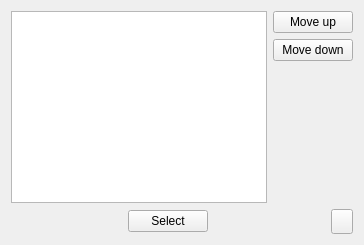
       <widget class="QWidget" name="page_monster">
        <property name="styleSheet">
         <string notr="true">#page_monster{background-image: url(:/images/interface/player/background.jpg);}</string>
        </property>
        <layout class="QVBoxLayout" name="verticalLayout_33">
         <item>
          <layout class="QHBoxLayout" name="horizontalLayout_52">
           <item>
            <widget class="QListWidget" name="monsterList">
             <property name="iconSize">
              <size>
               <width>80</width>
               <height>80</height>
              </size>
             </property>
             <property name="movement">
              <enum>QListView::Movement::Static</enum>
             </property>
             <property name="uniformItemSizes">
              <bool>true</bool>
             </property>
            </widget>
           </item>
           <item>
            <layout class="QVBoxLayout" name="verticalLayout_15">
             <item>
              <widget class="QPushButton" name="monsterListMoveUp">
               <property name="text">
                <string>Move up</string>
               </property>
              </widget>
             </item>
             <item>
              <widget class="QPushButton" name="monsterListMoveDown">
               <property name="text">
                <string>Move down</string>
               </property>
              </widget>
             </item>
             <item>
              <spacer name="verticalSpacer_32">
               <property name="orientation">
                <enum>Qt::Orientation::Vertical</enum>
               </property>
               <property name="sizeHint" stdset="0">
                <size>
                 <width>20</width>
                 <height>40</height>
                </size>
               </property>
              </spacer>
             </item>
            </layout>
           </item>
          </layout>
         </item>
         <item>
          <layout class="QHBoxLayout" name="horizontalLayout_21">
           <item>
            <spacer name="horizontalSpacer_22">
             <property name="orientation">
              <enum>Qt::Orientation::Horizontal</enum>
             </property>
             <property name="sizeHint" stdset="0">
              <size>
               <width>40</width>
               <height>20</height>
              </size>
             </property>
            </spacer>
           </item>
           <item>
            <widget class="QPushButton" name="selectMonster">
             <property name="text">
              <string>Select</string>
             </property>
            </widget>
           </item>
           <item>
            <spacer name="horizontalSpacer_31">
             <property name="orientation">
              <enum>Qt::Orientation::Horizontal</enum>
             </property>
             <property name="sizeHint" stdset="0">
              <size>
               <width>40</width>
               <height>20</height>
              </size>
             </property>
            </spacer>
           </item>
           <item>
            <widget class="QToolButton" name="toolButton_monster_list_quit">
             <property name="minimumSize">
              <size>
               <width>22</width>
               <height>25</height>
              </size>
             </property>
             <property name="maximumSize">
              <size>
               <width>22</width>
               <height>25</height>
              </size>
             </property>
             <property name="styleSheet">
              <string notr="true">QToolButton::hover {
background-position:left center;
}
QToolButton::pressed {
background-position:left bottom;
}
QToolButton { 
background-image: url(:/images/interface/quit.png);
border-image: url(:/images/empty.png);
}</string>
             </property>
            </widget>
           </item>
          </layout>
         </item>
        </layout>
       </widget>
